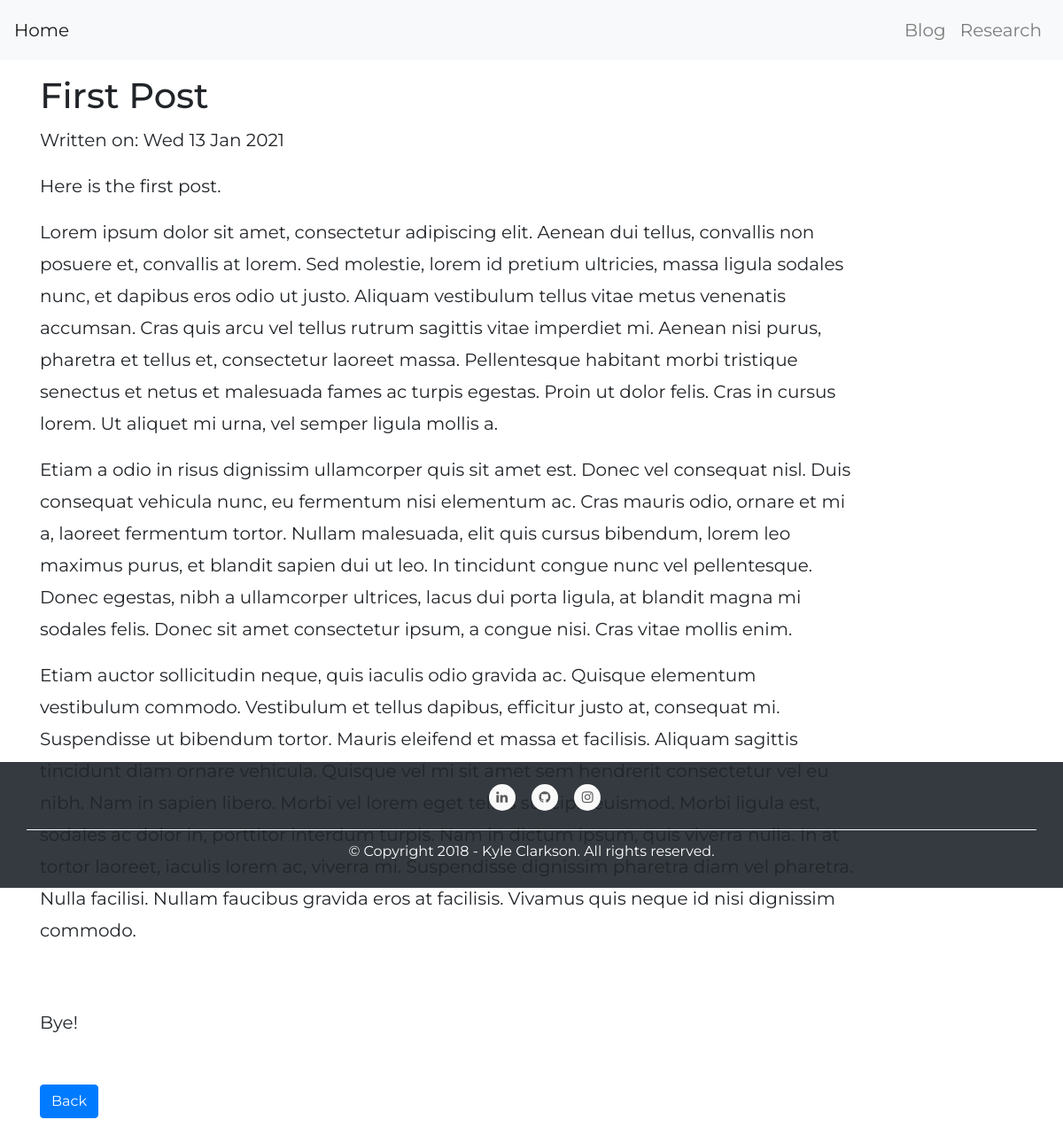
The page /blog/blog_detail/1/ on the database its author committed.
### blog/models.py (models this page shows, shortened)
class Post(models.Model):
    title =             models.CharField(max_length=255)
    body =              RichTextField(blank=True, null=True)
    snippet =           models.CharField(max_length=200)
    date_created =      models.DateTimeField(auto_now=True)
    date_modified =     models.DateTimeField(auto_now_add=True)

### blog/views.py (the view)
# urls.py: path('blog_detail/<int:pk>/', BlogPostDetail.as_view(), name='blog-detail'),
class BlogPostDetail(DetailView):
    model = Post
    template_name = 'blog/blog_detail.html'

### blog/templates/blog/blog_detail.html (shortened to what this page needs)
{% extends 'home/base.html' %}
{% load static %}
{% block styles %}
    <link rel="stylesheet" type="text/css" href="{% static "home/style.css" %}">
{% endblock %}
{% block content %}
    <section>
        <div class="container vh-100 py-4">
            <div class="row">
                <div class="col-lg-10">
                    <h1>{{ post.title }}</h1>
                    <p class="date">Written on: {{ post.date_created|date:"D d M Y" }} </p>
                    {{ post.body|safe }}
                    <br>
                    <a class='btn btn-primary mb-5' href="{% url 'blog:blog-index' %}">Back</a>
                </div>
            </div>
        </div>
    </section>
{% endblock %}

### home/templates/home/base.html (shortened to what this page needs)
<!doctype html>
<html lang="en">
{% load static %}
<head>
    <link rel="stylesheet" href="{% static 'css/bootstrap.min.css' %}">
    <link rel="stylesheet" href="{% static 'css/bootstrap.css' %}">
    {% block styles %}
    {% endblock %}
</head>
<body>
<section id="header">
    <nav class="navbar fixed-top navbar-expand-lg navbar-light bg-light">
        <a class="navbar-brand" href="{% url 'home:home' %}">Home</a>
        <div class="collapse navbar-collapse" id="navbarNav">
            <ul class="navbar-nav ml-auto">
                <li class="nav-item ">
                    <a class="nav-link js-scroll-trigger" href="{% url 'blog:blog-index' %}">Blog</a>
                </li>
                <li class="nav-item">
                    <a class="nav-link js-scroll-trigger" href="{% url 'research:research-index' %}">Research</a>
                </li>
            </ul>
        </div>
    </nav>
</section>
{% block content %}
{% endblock %}
<footer class="bg-dark">
    <div class="container">
        <div class="row justify-content-center">
            <div class="col-mid-12 col-sm-12 ">
                <ul class="social-network social-circle">
                    <li class="list-inline-item"><a target="_blank"
                                                    href="https://www.linkedin.com/in/kyle-clarkson-425bb5164/"
                                                    class="icoLinkedin" title="Linkedin"><i class="fa fa-linkedin"></i></a>
                    </li>
                    <li class="list-inline-item"><a target="_blank" href="https://github.com/kylepclarkson"
                                                    class="icoGitHub" title="GitHub"><i class="fa fa-github"></i></a>
                    </li>
                    <li class="list-inline-item"><a target="_blank" href="https://www.instagram.com/kylepclarkson/"
                                                    class="icoInstagram" title="Instagram"><i
                            class="fa fa-instagram"></i></a></li>
                </ul>
            </div>
        </div>
        <div class="row">
            <div class="col-md-12 col-sm-12 copyright">
                <p class="text-center">&copy; Copyright 2018 - Kyle Clarkson. All rights reserved.</p>
            </div>
        </div>
    </div>
</footer>
<link href="https://maxcdn.bootstrapcdn.com/font-awesome/4.7.0/css/font-awesome.min.css" rel="stylesheet">
</body>
</html>

### home/static/home/style.css (style rules this page uses)
body { font: 20px "Montserrat", sans-serif; line-height: 1.8; padding-top: 60px; }
.copyright { font-size: 16px; padding: 10px; color: #fff; border-top: 1px solid #FFFFFF; }
.social-network { text-align: center; }
ul.social-network { list-style: none; margin-left: 0 !important; margin: 20px 10px; }
ul.social-network li { margin: 0 5px; }
.social-circle li a { display: inline-block; position: relative; margin: 0 auto 0 auto; -moz-border-radius: 50%; -webkit-border-radius: 50%; border-radius: 50%; text-align: center; width: 30px; height: 30px; font-size: 15px; }
.social-circle li i { margin: 0; line-height: 30px; text-align: center; }
.social-circle i { color: #595959; -webkit-transition: all 0.8s; -moz-transition: all 0.8s; -o-transition: all 0.8s; -ms-transition: all 0.8s; transition: all 0.8s; }
.social-network a { background-color: #F9F9F9; }

### rows shown on the page
Post: title "First Post", date_created "Wed 13 Jan 2021", body "Here is the first post. Lorem ipsum dolor sit amet, consectetur adipiscing elit. Aenean dui tellus, convallis non posuere et, convallis at lorem. Sed molestie, lorem id pretium ultricies, massa ligula sodales nunc, et dapibus eros odio ut justo. Aliquam vestibulum tellus vitae metus venenatis accumsan. Cras quis arcu vel tellus rutrum sagittis vitae imperdiet mi. Aenean nisi purus, pharetra et tellus et, consectetur laoreet massa. Pellentesque habitant morbi tristique senectus et netus et malesuada fames ac turpis egestas. Proin ut dolor felis. Cras in cursus lorem. Ut aliquet mi urna, vel semper ligula mollis a. Etiam a odio in risus dignissim ullamcorper quis sit amet est. Donec vel…"
